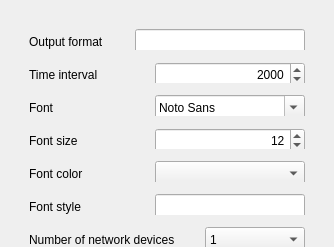
<?xml version="1.0" encoding="UTF-8"?>
<ui version="4.0">
 <class>ConfigWindow</class>
 <widget class="QWidget" name="ConfigWindow">
  <property name="geometry">
   <rect>
    <x>0</x>
    <y>0</y>
    <width>302</width>
    <height>247</height>
   </rect>
  </property>
  <property name="sizePolicy">
   <sizepolicy hsizetype="Expanding" vsizetype="Expanding">
    <horstretch>0</horstretch>
    <verstretch>0</verstretch>
   </sizepolicy>
  </property>
  <property name="minimumSize">
   <size>
    <width>0</width>
    <height>247</height>
   </size>
  </property>
  <property name="maximumSize">
   <size>
    <width>16777215</width>
    <height>16777215</height>
   </size>
  </property>
  <property name="windowTitle">
   <string>Form</string>
  </property>
  <layout class="QVBoxLayout" name="verticalLayout">
   <item>
    <widget class="QWidget" name="widget" native="true">
     <property name="sizePolicy">
      <sizepolicy hsizetype="Expanding" vsizetype="Fixed">
       <horstretch>0</horstretch>
       <verstretch>0</verstretch>
      </sizepolicy>
     </property>
     <property name="minimumSize">
      <size>
       <width>0</width>
       <height>242</height>
      </size>
     </property>
     <property name="maximumSize">
      <size>
       <width>16777215</width>
       <height>16777215</height>
      </size>
     </property>
     <layout class="QGridLayout" name="gridLayout">
      <item row="0" column="0">
       <widget class="QWidget" name="widget_format" native="true">
        <property name="sizePolicy">
         <sizepolicy hsizetype="Expanding" vsizetype="Fixed">
          <horstretch>0</horstretch>
          <verstretch>0</verstretch>
         </sizepolicy>
        </property>
        <property name="minimumSize">
         <size>
          <width>0</width>
          <height>30</height>
         </size>
        </property>
        <property name="maximumSize">
         <size>
          <width>16777215</width>
          <height>30</height>
         </size>
        </property>
        <layout class="QHBoxLayout" name="horizontalLayout">
         <item>
          <widget class="QLabel" name="label_format">
           <property name="sizePolicy">
            <sizepolicy hsizetype="Fixed" vsizetype="Fixed">
             <horstretch>0</horstretch>
             <verstretch>0</verstretch>
            </sizepolicy>
           </property>
           <property name="minimumSize">
            <size>
             <width>100</width>
             <height>25</height>
            </size>
           </property>
           <property name="maximumSize">
            <size>
             <width>100</width>
             <height>25</height>
            </size>
           </property>
           <property name="text">
            <string>Output format</string>
           </property>
          </widget>
         </item>
         <item>
          <widget class="QLineEdit" name="lineEdit_format">
           <property name="minimumSize">
            <size>
             <width>0</width>
             <height>25</height>
            </size>
           </property>
           <property name="maximumSize">
            <size>
             <width>16777215</width>
             <height>25</height>
            </size>
           </property>
           <property name="alignment">
            <set>Qt::AlignRight|Qt::AlignTrailing|Qt::AlignVCenter</set>
           </property>
          </widget>
         </item>
        </layout>
       </widget>
      </item>
      <item row="1" column="0">
       <widget class="QWidget" name="widget_interval" native="true">
        <property name="sizePolicy">
         <sizepolicy hsizetype="Expanding" vsizetype="Fixed">
          <horstretch>0</horstretch>
          <verstretch>0</verstretch>
         </sizepolicy>
        </property>
        <property name="minimumSize">
         <size>
          <width>0</width>
          <height>30</height>
         </size>
        </property>
        <property name="maximumSize">
         <size>
          <width>16777215</width>
          <height>30</height>
         </size>
        </property>
        <layout class="QHBoxLayout" name="horizontalLayout_4">
         <item>
          <widget class="QLabel" name="label_interval">
           <property name="sizePolicy">
            <sizepolicy hsizetype="Fixed" vsizetype="Fixed">
             <horstretch>0</horstretch>
             <verstretch>0</verstretch>
            </sizepolicy>
           </property>
           <property name="minimumSize">
            <size>
             <width>100</width>
             <height>25</height>
            </size>
           </property>
           <property name="maximumSize">
            <size>
             <width>100</width>
             <height>25</height>
            </size>
           </property>
           <property name="text">
            <string>Time interval</string>
           </property>
          </widget>
         </item>
         <item>
          <spacer name="horizontalSpacer02">
           <property name="orientation">
            <enum>Qt::Horizontal</enum>
           </property>
           <property name="sizeHint" stdset="0">
            <size>
             <width>40</width>
             <height>19</height>
            </size>
           </property>
          </spacer>
         </item>
         <item>
          <widget class="QSpinBox" name="spinBox_interval">
           <property name="sizePolicy">
            <sizepolicy hsizetype="Fixed" vsizetype="Fixed">
             <horstretch>0</horstretch>
             <verstretch>0</verstretch>
            </sizepolicy>
           </property>
           <property name="minimumSize">
            <size>
             <width>150</width>
             <height>25</height>
            </size>
           </property>
           <property name="maximumSize">
            <size>
             <width>150</width>
             <height>25</height>
            </size>
           </property>
           <property name="alignment">
            <set>Qt::AlignRight|Qt::AlignTrailing|Qt::AlignVCenter</set>
           </property>
           <property name="minimum">
            <number>1</number>
           </property>
           <property name="maximum">
            <number>10000</number>
           </property>
           <property name="value">
            <number>2000</number>
           </property>
          </widget>
         </item>
        </layout>
       </widget>
      </item>
      <item row="2" column="0">
       <widget class="QWidget" name="widget_font" native="true">
        <property name="sizePolicy">
         <sizepolicy hsizetype="Expanding" vsizetype="Fixed">
          <horstretch>0</horstretch>
          <verstretch>0</verstretch>
         </sizepolicy>
        </property>
        <property name="minimumSize">
         <size>
          <width>0</width>
          <height>30</height>
         </size>
        </property>
        <property name="maximumSize">
         <size>
          <width>16777215</width>
          <height>30</height>
         </size>
        </property>
        <layout class="QHBoxLayout" name="horizontalLayout_2">
         <item>
          <widget class="QLabel" name="label_font">
           <property name="sizePolicy">
            <sizepolicy hsizetype="Fixed" vsizetype="Fixed">
             <horstretch>0</horstretch>
             <verstretch>0</verstretch>
            </sizepolicy>
           </property>
           <property name="minimumSize">
            <size>
             <width>45</width>
             <height>25</height>
            </size>
           </property>
           <property name="maximumSize">
            <size>
             <width>45</width>
             <height>25</height>
            </size>
           </property>
           <property name="text">
            <string>Font</string>
           </property>
          </widget>
         </item>
         <item>
          <spacer name="horizontalSpacer05">
           <property name="orientation">
            <enum>Qt::Horizontal</enum>
           </property>
           <property name="sizeHint" stdset="0">
            <size>
             <width>40</width>
             <height>20</height>
            </size>
           </property>
          </spacer>
         </item>
         <item>
          <widget class="QFontComboBox" name="fontComboBox">
           <property name="sizePolicy">
            <sizepolicy hsizetype="Fixed" vsizetype="Fixed">
             <horstretch>0</horstretch>
             <verstretch>0</verstretch>
            </sizepolicy>
           </property>
           <property name="minimumSize">
            <size>
             <width>150</width>
             <height>25</height>
            </size>
           </property>
           <property name="maximumSize">
            <size>
             <width>150</width>
             <height>25</height>
            </size>
           </property>
           <property name="fontFilters">
            <set>QFontComboBox::AllFonts</set>
           </property>
           <property name="currentFont">
            <font>
             <family>Terminus</family>
             <pointsize>12</pointsize>
             <kerning>true</kerning>
            </font>
           </property>
          </widget>
         </item>
        </layout>
       </widget>
      </item>
      <item row="3" column="0">
       <widget class="QWidget" name="widget_fontSize" native="true">
        <property name="sizePolicy">
         <sizepolicy hsizetype="Expanding" vsizetype="Fixed">
          <horstretch>0</horstretch>
          <verstretch>0</verstretch>
         </sizepolicy>
        </property>
        <property name="minimumSize">
         <size>
          <width>0</width>
          <height>30</height>
         </size>
        </property>
        <property name="maximumSize">
         <size>
          <width>16777215</width>
          <height>30</height>
         </size>
        </property>
        <layout class="QHBoxLayout" name="horizontalLayout_3">
         <item>
          <widget class="QLabel" name="label_fontSize">
           <property name="sizePolicy">
            <sizepolicy hsizetype="Fixed" vsizetype="Fixed">
             <horstretch>0</horstretch>
             <verstretch>0</verstretch>
            </sizepolicy>
           </property>
           <property name="minimumSize">
            <size>
             <width>100</width>
             <height>25</height>
            </size>
           </property>
           <property name="maximumSize">
            <size>
             <width>100</width>
             <height>25</height>
            </size>
           </property>
           <property name="text">
            <string>Font size</string>
           </property>
          </widget>
         </item>
         <item>
          <spacer name="horizontalSpacer01">
           <property name="orientation">
            <enum>Qt::Horizontal</enum>
           </property>
           <property name="sizeHint" stdset="0">
            <size>
             <width>40</width>
             <height>19</height>
            </size>
           </property>
          </spacer>
         </item>
         <item>
          <widget class="QSpinBox" name="spinBox_fontSize">
           <property name="sizePolicy">
            <sizepolicy hsizetype="Fixed" vsizetype="Fixed">
             <horstretch>0</horstretch>
             <verstretch>0</verstretch>
            </sizepolicy>
           </property>
           <property name="minimumSize">
            <size>
             <width>150</width>
             <height>25</height>
            </size>
           </property>
           <property name="maximumSize">
            <size>
             <width>150</width>
             <height>25</height>
            </size>
           </property>
           <property name="alignment">
            <set>Qt::AlignRight|Qt::AlignTrailing|Qt::AlignVCenter</set>
           </property>
           <property name="minimum">
            <number>1</number>
           </property>
           <property name="value">
            <number>12</number>
           </property>
          </widget>
         </item>
        </layout>
       </widget>
      </item>
      <item row="4" column="0">
       <widget class="QWidget" name="widget_color" native="true">
        <property name="sizePolicy">
         <sizepolicy hsizetype="Expanding" vsizetype="Fixed">
          <horstretch>0</horstretch>
          <verstretch>0</verstretch>
         </sizepolicy>
        </property>
        <property name="minimumSize">
         <size>
          <width>0</width>
          <height>30</height>
         </size>
        </property>
        <property name="maximumSize">
         <size>
          <width>16777215</width>
          <height>30</height>
         </size>
        </property>
        <layout class="QHBoxLayout" name="horizontalLayout_5">
         <item>
          <widget class="QLabel" name="label_color">
           <property name="sizePolicy">
            <sizepolicy hsizetype="Fixed" vsizetype="Fixed">
             <horstretch>0</horstretch>
             <verstretch>0</verstretch>
            </sizepolicy>
           </property>
           <property name="minimumSize">
            <size>
             <width>100</width>
             <height>25</height>
            </size>
           </property>
           <property name="maximumSize">
            <size>
             <width>100</width>
             <height>25</height>
            </size>
           </property>
           <property name="text">
            <string>Font color</string>
           </property>
          </widget>
         </item>
         <item>
          <spacer name="horizontalSpacer04">
           <property name="orientation">
            <enum>Qt::Horizontal</enum>
           </property>
           <property name="sizeHint" stdset="0">
            <size>
             <width>40</width>
             <height>20</height>
            </size>
           </property>
          </spacer>
         </item>
         <item>
          <widget class="KColorCombo" name="kcolorcombo">
           <property name="sizePolicy">
            <sizepolicy hsizetype="Fixed" vsizetype="Fixed">
             <horstretch>0</horstretch>
             <verstretch>0</verstretch>
            </sizepolicy>
           </property>
           <property name="minimumSize">
            <size>
             <width>150</width>
             <height>25</height>
            </size>
           </property>
           <property name="maximumSize">
            <size>
             <width>150</width>
             <height>25</height>
            </size>
           </property>
          </widget>
         </item>
        </layout>
       </widget>
      </item>
      <item row="5" column="0">
       <widget class="QWidget" name="widget_style" native="true">
        <property name="sizePolicy">
         <sizepolicy hsizetype="Expanding" vsizetype="Fixed">
          <horstretch>0</horstretch>
          <verstretch>0</verstretch>
         </sizepolicy>
        </property>
        <property name="minimumSize">
         <size>
          <width>0</width>
          <height>30</height>
         </size>
        </property>
        <property name="maximumSize">
         <size>
          <width>16777215</width>
          <height>30</height>
         </size>
        </property>
        <layout class="QHBoxLayout" name="horizontalLayout_7">
         <item>
          <widget class="QLabel" name="label_style">
           <property name="sizePolicy">
            <sizepolicy hsizetype="Fixed" vsizetype="Fixed">
             <horstretch>0</horstretch>
             <verstretch>0</verstretch>
            </sizepolicy>
           </property>
           <property name="minimumSize">
            <size>
             <width>100</width>
             <height>25</height>
            </size>
           </property>
           <property name="maximumSize">
            <size>
             <width>100</width>
             <height>25</height>
            </size>
           </property>
           <property name="text">
            <string>Font style</string>
           </property>
          </widget>
         </item>
         <item>
          <spacer name="horizontalSpacer06">
           <property name="orientation">
            <enum>Qt::Horizontal</enum>
           </property>
           <property name="sizeHint" stdset="0">
            <size>
             <width>40</width>
             <height>20</height>
            </size>
           </property>
          </spacer>
         </item>
         <item>
          <widget class="QLineEdit" name="lineEdit_style">
           <property name="sizePolicy">
            <sizepolicy hsizetype="Fixed" vsizetype="Fixed">
             <horstretch>0</horstretch>
             <verstretch>0</verstretch>
            </sizepolicy>
           </property>
           <property name="minimumSize">
            <size>
             <width>150</width>
             <height>25</height>
            </size>
           </property>
           <property name="maximumSize">
            <size>
             <width>150</width>
             <height>25</height>
            </size>
           </property>
           <property name="alignment">
            <set>Qt::AlignRight|Qt::AlignTrailing|Qt::AlignVCenter</set>
           </property>
          </widget>
         </item>
        </layout>
       </widget>
      </item>
      <item row="6" column="0">
       <widget class="QWidget" name="widget_numNet" native="true">
        <property name="sizePolicy">
         <sizepolicy hsizetype="Expanding" vsizetype="Fixed">
          <horstretch>0</horstretch>
          <verstretch>0</verstretch>
         </sizepolicy>
        </property>
        <property name="minimumSize">
         <size>
          <width>0</width>
          <height>30</height>
         </size>
        </property>
        <property name="maximumSize">
         <size>
          <width>16777215</width>
          <height>30</height>
         </size>
        </property>
        <layout class="QHBoxLayout" name="horizontalLayout_6">
         <item>
          <widget class="QLabel" name="label_numNet">
           <property name="sizePolicy">
            <sizepolicy hsizetype="Fixed" vsizetype="Fixed">
             <horstretch>0</horstretch>
             <verstretch>0</verstretch>
            </sizepolicy>
           </property>
           <property name="minimumSize">
            <size>
             <width>170</width>
             <height>25</height>
            </size>
           </property>
           <property name="maximumSize">
            <size>
             <width>170</width>
             <height>25</height>
            </size>
           </property>
           <property name="text">
            <string>Number of network devices</string>
           </property>
          </widget>
         </item>
         <item>
          <spacer name="horizontalSpacer03">
           <property name="orientation">
            <enum>Qt::Horizontal</enum>
           </property>
           <property name="sizeHint" stdset="0">
            <size>
             <width>40</width>
             <height>19</height>
            </size>
           </property>
          </spacer>
         </item>
         <item>
          <widget class="QComboBox" name="comboBox_numNet">
           <property name="sizePolicy">
            <sizepolicy hsizetype="Fixed" vsizetype="Fixed">
             <horstretch>0</horstretch>
             <verstretch>0</verstretch>
            </sizepolicy>
           </property>
           <property name="minimumSize">
            <size>
             <width>100</width>
             <height>25</height>
            </size>
           </property>
           <property name="maximumSize">
            <size>
             <width>100</width>
             <height>25</height>
            </size>
           </property>
           <item>
            <property name="text">
             <string>1</string>
            </property>
           </item>
           <item>
            <property name="text">
             <string>2</string>
            </property>
           </item>
          </widget>
         </item>
        </layout>
       </widget>
      </item>
     </layout>
    </widget>
   </item>
   <item>
    <spacer name="verticalSpacer">
     <property name="orientation">
      <enum>Qt::Vertical</enum>
     </property>
     <property name="sizeHint" stdset="0">
      <size>
       <width>20</width>
       <height>40</height>
      </size>
     </property>
    </spacer>
   </item>
  </layout>
  <zorder>widget</zorder>
  <zorder>verticalSpacer</zorder>
 </widget>
 <customwidgets>
  <customwidget>
   <class>KColorCombo</class>
   <extends>QComboBox</extends>
   <header>kcolorcombo.h</header>
  </customwidget>
 </customwidgets>
 <tabstops>
  <tabstop>lineEdit_format</tabstop>
  <tabstop>spinBox_interval</tabstop>
  <tabstop>fontComboBox</tabstop>
  <tabstop>spinBox_fontSize</tabstop>
  <tabstop>kcolorcombo</tabstop>
  <tabstop>lineEdit_style</tabstop>
  <tabstop>comboBox_numNet</tabstop>
 </tabstops>
 <resources/>
 <connections/>
</ui>
